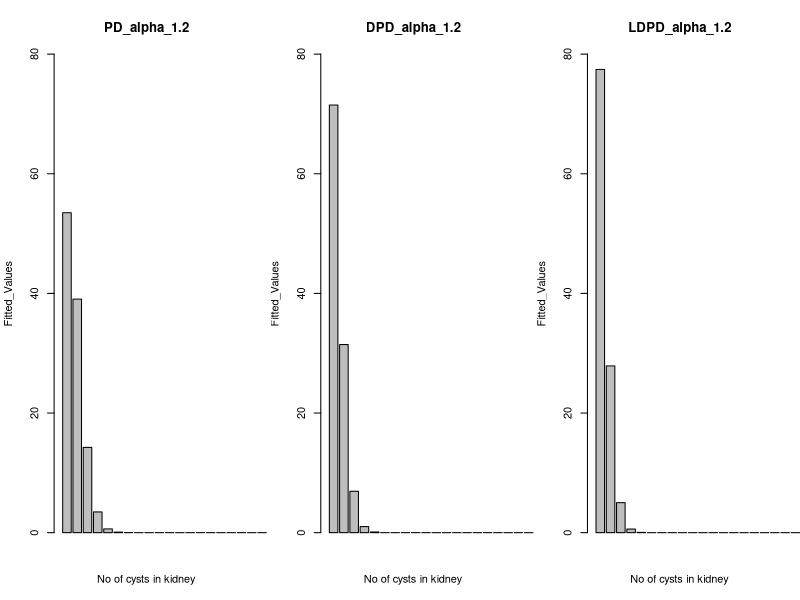

Generate this figure with R:
                     #//For Poisson Model//

# Vector of observed number of cysts
observed <-c(65 ,14, 10, 6 ,4 ,2 ,2 ,2 ,1, 1, 1, 2,0,0,0,0,0,0,0,1)

# Relative Frequency
observed_prob<-observed/111

#Summarising the Dataset
table(observed)
summary(observed)

#Maximum Likelihood parameter estimation

likelihood<- rep(0,20)

g<-function(x)
{
  
  return(observed_prob[x+1])
  
}





Maximumlikelihood_parameter<- function(o)
{
  
  
  for(i in 0:19)
  {
    
    if(g(i)==0)
    {
      likelihood[i+1]<-0
      
    }
    else
    {
      
      likelihood[i+1]<-  g(i)*log10( g(i)*factorial(i) /(exp(-o)*(o^i) )  )
    }
    
    
    
    
  }
  
  t<-sum(likelihood)
  return(t)
  
}

optimize(Maximumlikelihood_parameter,c(0,10))
#1. Power Divergence Optimisation


#Considering values after 5 i.e Median(+/-) 1.5*IQR as outliers and optimising Power Divergence equation

#fixing the value of tuning parameter lambda

r<-1.5

#performing the optimisation for the expression of power divergence
 
term2 <-rep(0,20)
 g<-function(x)
  {
    
    return(observed_prob[x+1])
    
  }





Best_parameter<- function(o)
{
  
  
  for(i in 0:19)
  {
    
    
    
    term2[i+1]<-  (((g(i))^( 1/r) )* ( factorial(i)^( (1/r) -1  ) ) ) /( ((exp(-o))*(o^i) )^( (1/r) -1  )) 
    
    
    
    
    
  }
  
  t<-sum(term2)
  return(t)
  
}

optimize(Best_parameter,c(0,100),maximum = TRUE) #We get 0.73 as the optimised value of parameter

#*************************************************************************************************************#

#2. Density Power Divergence Optimisation


#fixing the value of tuning parameter lambda
r<- 1.2

#performing the optimisation for the expression of density power divergence

term3 <-rep(0,20)
g<-function(x)
{
  return(ifelse(x > 19,0,observed_prob[x+1]) )
  
}




Best_Density<- function(o)
{
  
  
  for(i in 0:100)
  {
    
    
    
    term3[i+1]<-  ( ( (  exp(-o)*(o^i) )/factorial(i)  )^( r )) - ( 1+(1/(r-1) ))*(   g(i)*( ((  exp(-o)*(o^i) )/factorial(i)  )^(r-1) )  )   + (1/(r-1) )*( (   g(i)   )^(r) )
    
    
    
    
    
  }
  
  t<-sum(term3)
  return(t)
  
}

optimize(Best_Density,c(0,10))


#3.Log Density Power Divergence Optimisation  

#fixing the value of tuning parameter lambda
r<- 1.5

#performing the optimisation for the expression of density power divergence

obj1 <-rep(0,20)
obj2 <- rep(0,20)
obj3 <- rep(0,20)

g<-function(x)
{
  
  return(ifelse(x > 19,0,observed_prob[x+1]) )
  
  
}




Log_Density<- function(o)
{
  
  for(i in 0:100)
  {
    
    obj1[i+1] <- ( (exp(-o)*(o^i) )/factorial(i) )^r
    
    obj2[i+1] <- (g(i) * ( ( (exp(-o)*(o^i) )/factorial(i) )^(r-1) )  )
    
    #obj3[i+1] <- ( g(i)^r ) #No use in optimisation of parameter 
    
  }
  
  
  t<- log10( sum(obj1) ) +( r/(1-r) )*( log10(sum(obj2)) )# + (1/(r-1) )*( log10(sum(obj3)) )
  return(t)
}

optimize(Log_Density,c(0,10))


#Estimation of fitted values with best parameter


estimated_prob <- rep(0,19)


fitted_observation<-function(y)
{
  
  
  for(i in 0:19)
  {
    
    estimated_prob[i+1]<- ( exp(-y)*(y^i) ) /factorial(i)
    
  }
  return(estimated_prob)
  
}

Esti_values<-fitted_observation(0.95)*111 #since function returns probability

#Histogram comparing Robustness for all plots 

PD_alpha_1.2<-dpois(0:19, lambda = 0.73)*111
DPD_alpha_1.2<-dpois(0:19, lambda = 0.44)*111
LDPD_alpha_1.2<-dpois(0:19, lambda = 0.36)*111

final_Boxplot<-data.frame(PD_alpha_1.2,DPD_alpha_1.2,LDPD_alpha_1.2)

par(mfrow=c(1,3))
barplot(PD_alpha_1.2,ylim = c(0,80) ,xlim = c(0,20),main = "PD_alpha_1.2",ylab = 'Fitted_Values',xlab = 'No of cysts in kidney')
barplot(DPD_alpha_1.2,ylim = c(0,80) ,xlim = c(0,20) ,main = "DPD_alpha_1.2",ylab = 'Fitted_Values',xlab = 'No of cysts in kidney')
barplot(LDPD_alpha_1.2,ylim = c(0,80) ,xlim = c(0,20) ,main = "LDPD_alpha_1.2",ylab = 'Fitted_Values',xlab = 'No of cysts in kidney')




              # \\ For Normal model \\


#Newcombs Dataset
a<-c(28,26,33,24,34,-44,27,16,40,-2,29,22,24,21,25,30,23,29,31,19,24,20,36,32,36,28,25,21,28,29,37,25,28,26,30,32,36,26,30,22,36,23,27,27,28,27,31,27,26,
     
     33,26,32,32,24,39,28,24,25,32,25,29,27,28,29,16,23)

#Summarising the Dataset
table(a)
summary(a)

#1.Density Power Divergence Optimisation


#fixing the value of tuning parameter lambda
r<- 2

#performing the optimisation for the expression of density power divergence
value_data<-rep(0,66)
s<-function(u)
{
  t<- function(x)
  {
    
    
    
    
    ( (1/(sqrt(2*3.14*(u[2])^2 ) )   )*(exp(-(x-u[1])^2 /(2*(u[2])^2) ) ) )^(r)
    
    
    
    
  }
  
  total_integrate<- integrate(t,-Inf,Inf)$value
  
  for(i in 1:66)
  {
    
    value_data[i]<-(  (1/(sqrt(2*3.14*(u[2])^2 ) )   ) *(exp(-(a[i]-u[1])^2/(2*(u[2])^2)) ) )^(r-1)
    
    
  }
  
  total_term2<- (1+1/(r-1) )*(1/66)* sum(value_data)
  
  
  final<-total_integrate-  total_term2
  return(final)
  
}
optim(par=c(22,3), fn=s) 

#2.Log Density Power Divergence Optimisation


#fixing the value of tuning parameter lambda
r<- 2
s<-function(u)
{
  
  
  for(i in 1:66)
  {
    
    value_data[i]<-(  (1/(sqrt(2*3.14*(u[2])^2 ) )   ) *(exp(-(a[i]-u[1])^2/(2*(u[2])^2)) ) )^(r-1)
    
    
  }
  
  total_term2<- (r/(r-1) )*log10( ifelse(sum(value_data)/66 <= 0,1,sum(value_data)/66) )
  
  
  final<-log10( 1/( (( sqrt(2*3.14)*u[2] )^(r-1) )*sqrt(r) ) ) - total_term2
  return(final)
  
}
optim(par=c(22,3), fn=s) 


